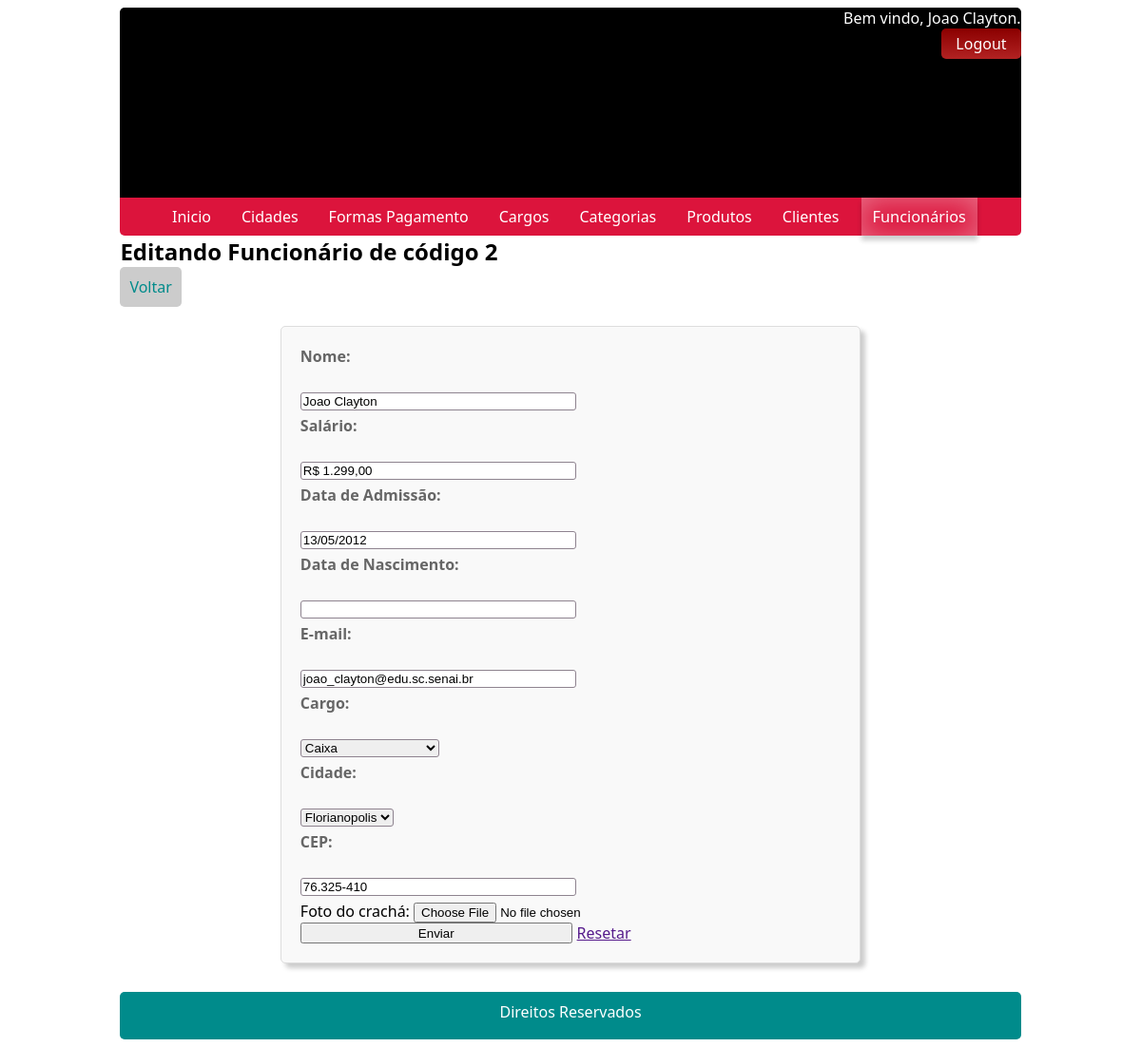
Screenshot of /?pagina=funcionarios_editar&id=2 (signed in) with the database file from the repository.
### tables this page shows
CREATE TABLE IF NOT EXISTS funcionarios (
	id              INT(11)      NOT NULL AUTO_INCREMENT,
	nome            VARCHAR(45)  NOT NULL,
	senha           CHAR(128)    NOT NULL,
	adm             BOOLEAN      NOT NULL,
	email           VARCHAR(255) NOT NULL,
	salario         FLOAT,
	data_admissao   DATE,
	data_nascimento DATE,
	cep             CHAR(10),
	cargos_id       INT(11),
	cidades_id      INT(11),
	foto            VARCHAR(255),
	PRIMARY KEY (id),
	FOREIGN KEY (cargos_id)
	REFERENCES cargos (id)
		ON DELETE SET NULL
		ON UPDATE SET NULL,
	FOREIGN KEY (cidades_id)
	REFERENCES cidades (id)
		ON DELETE SET NULL
		ON UPDATE SET NULL
);

CREATE TABLE IF NOT EXISTS cargos (
	id   INT(11)     NOT NULL AUTO_INCREMENT,
	nome VARCHAR(45) NOT NULL,
	PRIMARY KEY (id)
);

CREATE TABLE IF NOT EXISTS cidades (
	id   INT(11)     NOT NULL AUTO_INCREMENT,
	nome VARCHAR(45) NOT NULL,
	uf   CHAR(2)     NOT NULL,
	PRIMARY KEY (id)
);

### Conversor.php (called while the page is built, shortened)
<?php
	class Conversor
	{
		public static function dataBancoParaUsuario($data)
		{
			$vetorData = explode("-", $data);
			$vetorDataInvertido = array_reverse($vetorData);
			return implode("/", $vetorDataInvertido);
		}
		public static function realBancoParaUsuario(
			$numero,
			$prefix = "R$ "
		) {
			return $prefix . number_format($numero, 2, ",", ".");
		}
	}
?>

### modulos/funcionarios/editar.php (the view, shortened to what this page needs)
<?php
	$id = intval($_GET['id']);
	$sql = "SELECT nome, salario, data_admissao, cargos_id, cidades_id, cep, email,data_nascimento FROM funcionarios WHERE id='$id'";
	$res = mysqli_query($con, $sql) or die(mysqli_error($con));
	$linha = mysqli_fetch_array($res);
	$nome = $linha['nome'];
	$salario = $linha['salario'];
	$data = $linha['data_admissao'];
	$cargos = $linha['cargos_id'];
	$cidades = $linha['cidades_id'];
	$cep = $linha['cep'];
	$email = $linha['email'];
	$nasc = $linha['data_nascimento'];
	include "voltar.php"
?>
<form action="" method="post" class="formulario" enctype="multipart/form-data">
	<div class="item-form">
		<label for="nome">Nome: </label><br>
		<input type="text" name="fnome" id="nome" value="<?= $nome ?>" required>
	</div>
	<div class="item-form">
		<label for="salario">Salário: </label><br>
		<input type="text" name="fsalario" id="salario" value="<?= Conversor::realBancoParaUsuario($salario) ?>"
		       required class="mascaraReal">
	</div class="item-form">
	<div class="item-form">
		<label for="data">Data de Admissão: </label><br>
		<input type="text" name="fdata" id="data" value="<?= Conversor::dataBancoParaUsuario($data) ?>"
		       class="mascaraData">
	</div>
	<div class="item-form">
		<label for="nasc">Data de Nascimento: </label><br>
		<input type="text" class="mascaraData" name="nasc" id="nasc"
		       value="<?= Conversor::dataBancoParaUsuario($nasc) ?>">
	</div>
	<div class="item-form">
		<label for="email">E-mail: </label><br>
		<input type="email" id="email" name="email" value="<?= $email ?>" required>
	</div>
	<div class="item-form">
		<label for="cargos">Cargo: </label><br>
		<select name="fcargos" id="cargos" required>
			<?php
				$sql = "SELECT id,nome FROM cargos";
				$res = $con->query($sql) or die($con->error);
				while ($l = $res->fetch_array()):
					?>
					<option value="<?= $l['id'] ?>" <?= $l['id'] == $cargos ? 'selected' :
						'' ?>><?= $l['nome'] ?></option>
					<?php
				endwhile;
			?>
		</select>
	</div>
	<div class="item-form">
		<label for="cidades">Cidade: </label><br>
		<select name="fcidades" id="cidades" required>
			<?php
				$sql = "SELECT id,nome FROM cidades";
				$res = $con->query($sql) or die($con->error);
				while ($l = $res->fetch_array()):
					?>
					<option value="<?= $l['id'] ?>" <?= $l['id'] == $cidades ? 'selected' :
						'' ?>><?= $l['nome'] ?></option>
					<?php
				endwhile;
			?>
		</select>
	</div>
	<div class="item-form">
		<label for="cep">CEP: </label><br>
		<input type="text" name="fcep" id="cep" value="<?= $cep ?>" required class="mascaraCEP">
	</div>
	<div>
		<label for="foto">Foto do crachá: </label>
		<input type="file" name="ffoto" id="foto">
	</div>
	<?php include "formulario.php" ?>
</form>

### css/estilo.css (style rules this page uses)
.item-form > label { display: block !important; }
.item-form > label, .item-form h3, .item-form h2 { display: inline; color: #666; font-weight: bold; }
.item-form > input { border-radius: 3px; border: 1px solid #8e838f; width: 50%; margin: 5px 0px; }
.item-form select { border-radius: 3px; border: 1px solid #8e838f; margin: 5px 0px; }
.formulario { background-color: #F9F9F9; padding: 20px; border:1px solid #DDD; border-radius:5px; box-shadow: 5px 5px 5px #CCC; margin: 0 auto; margin-bottom: 30px; width: 60%; margin-top: 20px; }

### rows the page displays
funcionarios: fnome "Joao Clayton", fsalario "R$ 1.299,00", fdata "13/05/2012", email "joao_clayton@edu.sc.senai.br", fcargos "Caixa", fcidades "Florianopolis", fcep "76.325-410"

### other values shown
$_SESSION['usuar'] "Joao Clayton"
substr($sufx, 0, strlen($sufx) - 1) "Edita"
$_GET['id'] "2"
